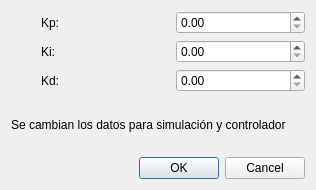
<?xml version="1.0" encoding="UTF-8"?>
<ui version="4.0">
 <class>Dialog</class>
 <widget class="QDialog" name="Dialog">
  <property name="geometry">
   <rect>
    <x>0</x>
    <y>0</y>
    <width>316</width>
    <height>190</height>
   </rect>
  </property>
  <property name="windowTitle">
   <string>Constantes PID</string>
  </property>
  <layout class="QVBoxLayout" name="verticalLayout" stretch="4,1,1">
   <item>
    <layout class="QGridLayout" name="gridLayout" columnstretch="1,1">
     <property name="leftMargin">
      <number>30</number>
     </property>
     <item row="1" column="0">
      <widget class="QLabel" name="label_2">
       <property name="text">
        <string>Ki:</string>
       </property>
      </widget>
     </item>
     <item row="1" column="1">
      <widget class="QDoubleSpinBox" name="spin_ki"/>
     </item>
     <item row="2" column="1">
      <widget class="QDoubleSpinBox" name="spin_kd"/>
     </item>
     <item row="0" column="1">
      <widget class="QDoubleSpinBox" name="spin_kp"/>
     </item>
     <item row="0" column="0">
      <widget class="QLabel" name="label">
       <property name="text">
        <string>Kp:</string>
       </property>
      </widget>
     </item>
     <item row="2" column="0">
      <widget class="QLabel" name="label_3">
       <property name="text">
        <string>Kd:</string>
       </property>
      </widget>
     </item>
    </layout>
   </item>
   <item>
    <widget class="QLabel" name="label_4">
     <property name="text">
      <string>Se cambian los datos para simulación y controlador</string>
     </property>
    </widget>
   </item>
   <item>
    <widget class="QDialogButtonBox" name="buttonBox">
     <property name="orientation">
      <enum>Qt::Orientation::Horizontal</enum>
     </property>
     <property name="standardButtons">
      <set>QDialogButtonBox::StandardButton::Cancel|QDialogButtonBox::StandardButton::Ok</set>
     </property>
    </widget>
   </item>
  </layout>
 </widget>
 <resources/>
 <connections>
  <connection>
   <sender>buttonBox</sender>
   <signal>accepted()</signal>
   <receiver>Dialog</receiver>
   <slot>accept()</slot>
   <hints>
    <hint type="sourcelabel">
     <x>248</x>
     <y>254</y>
    </hint>
    <hint type="destinationlabel">
     <x>157</x>
     <y>274</y>
    </hint>
   </hints>
  </connection>
  <connection>
   <sender>buttonBox</sender>
   <signal>rejected()</signal>
   <receiver>Dialog</receiver>
   <slot>reject()</slot>
   <hints>
    <hint type="sourcelabel">
     <x>316</x>
     <y>260</y>
    </hint>
    <hint type="destinationlabel">
     <x>286</x>
     <y>274</y>
    </hint>
   </hints>
  </connection>
 </connections>
</ui>
